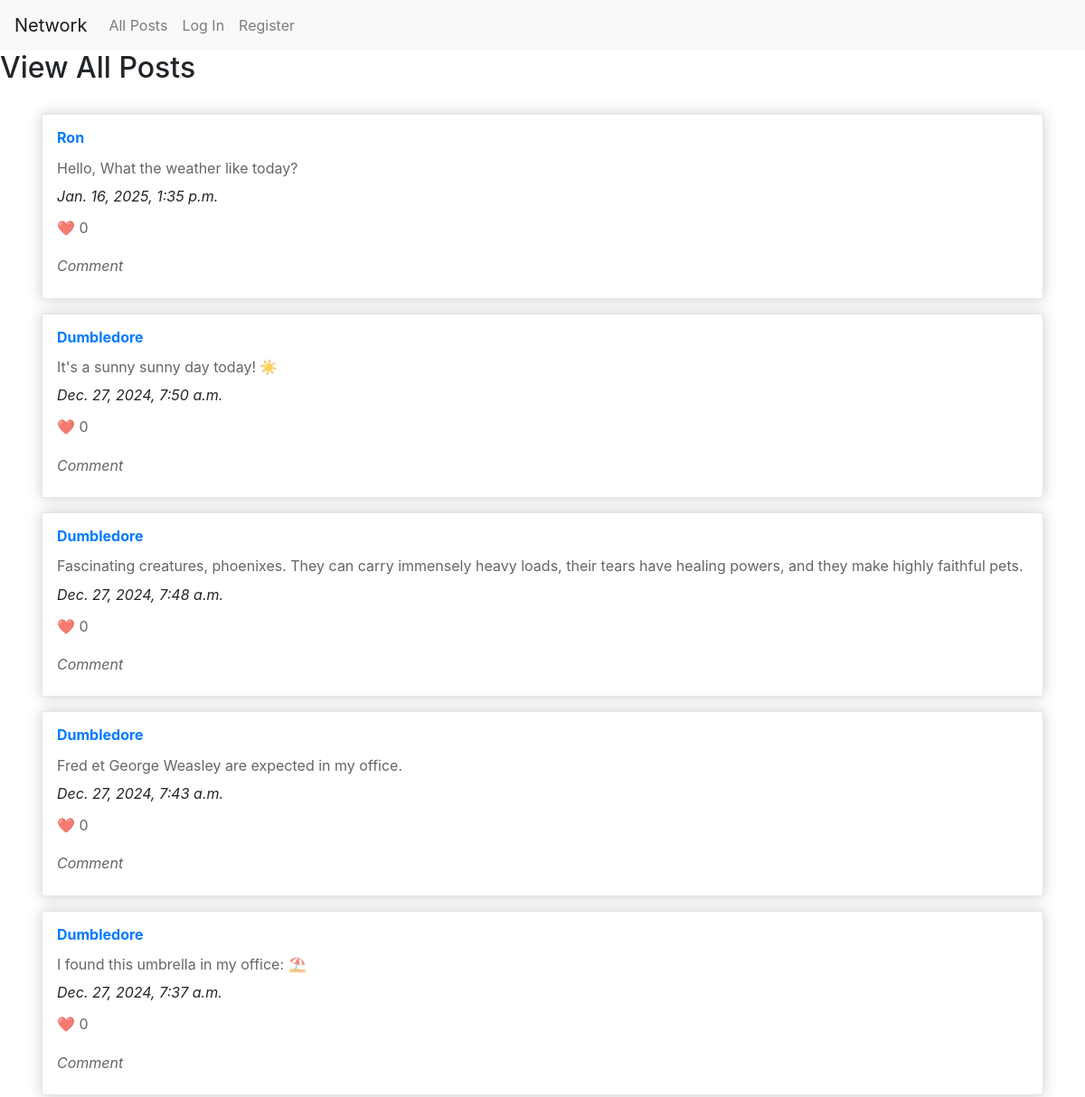
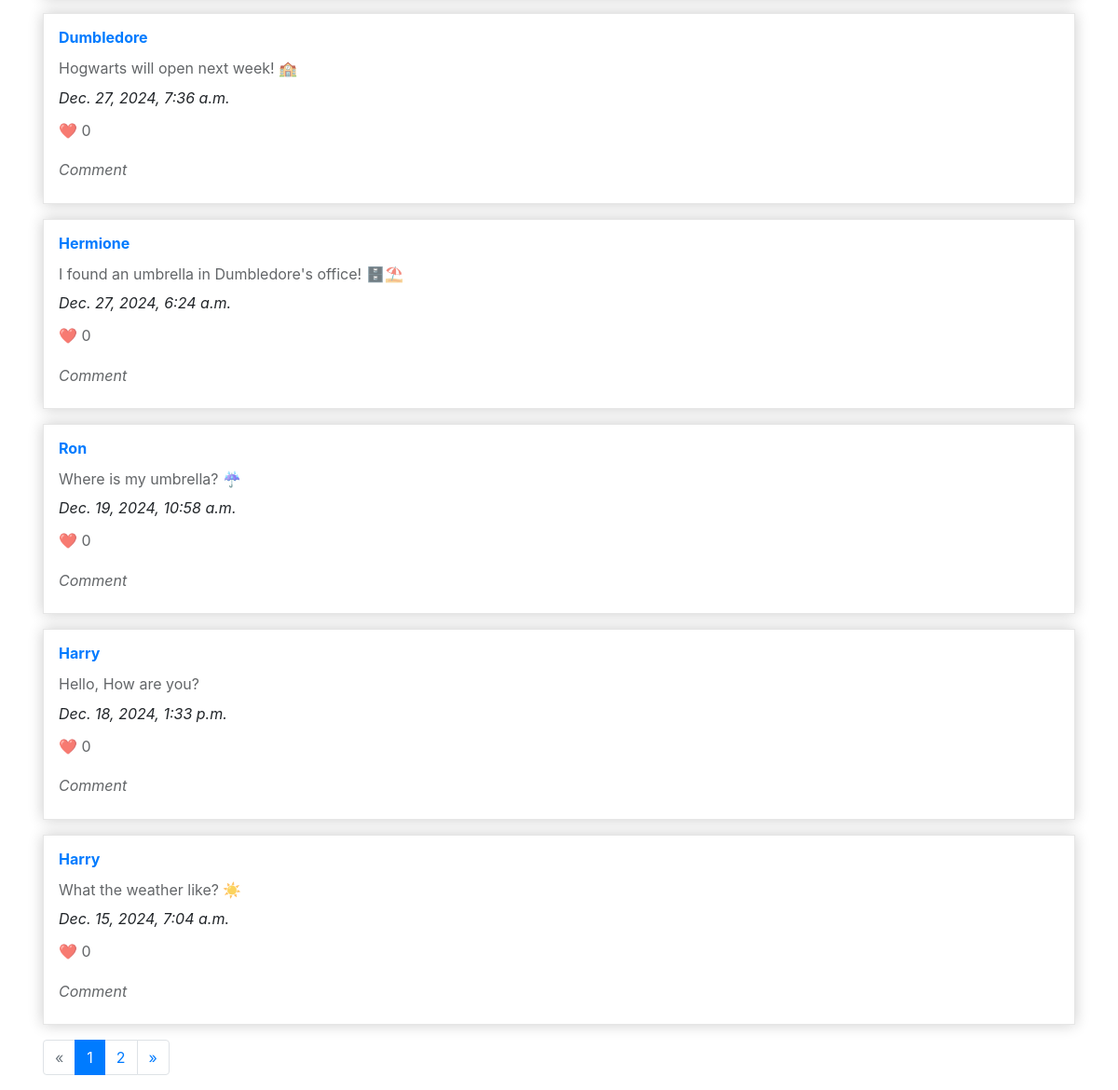
The page / on the database its author committed (2 pictures, top to bottom).
### network/models.py (models this page shows)
class Post(models.Model):
    user = models.ForeignKey("User", on_delete=models.CASCADE, related_name="posts")
    content = models.TextField()
    date = models.DateTimeField(auto_now_add=True)
    likes = models.ManyToManyField("User", related_name="liked_posts", blank=True)

class User(AbstractUser):
    pass

### network/views.py (the view)
# urls.py: path("", views.index, name="index"),
def index(request):
    posts = Post.objects.all().filter().order_by("-date")
    posts = Paginator(posts, 10)
    page_number = request.GET.get('page')
    posts = posts.get_page(page_number)
    current_user = request.user
    return render(request, "network/index.html", {
        "posts": posts,
        "current_user": current_user
    })

### network/templates/network/index.html (shortened to what this page needs)
{% extends "network/layout.html" %}
{% load static %}
{% block body %}
  <h2>View All Posts</h2>
  <div class="container">
      {% for post in posts %}
        <div class="card-post">
          <h3><a href="{% url 'profile' post.user %}">{{post.user}}</a></h3>
          <p>
            {{ post.content }}
          </p>
          <i>{{post.date}}</i>
          <p>❤️ 0</p>
          <p><i>Comment</i></p>
        </div>
      {% endfor %}
      <nav aria-label="Page navigation example">
        <ul class="pagination">
          {% if posts.has_previous %}
            <li class="page-item">
              <a class="page-link" href="?page={{ posts.previous_page_number }}" aria-label="Previous">
                <span aria-hidden="true">&laquo;</span>
              </a>
            </li>
          {% else %}
            <li class="page-item disabled">
              <a class="page-link" href="#" aria-label="Previous">
                <span aria-hidden="true">&laquo;</span>
              </a>
            </li>
          {% endif %}
          {% for num in posts.paginator.page_range %}
            {% if posts.number == num %}
              <li class="page-item active"><a class="page-link" href="#">{{ num }}</a></li>
            {% elif num > posts.number|add:'-3' and num < posts.number|add:'3' %}
              <li class="page-item"><a class="page-link" href="?page={{ num }}">{{ num }}</a></li>
            {% endif %}
          {% endfor %}
          {% if posts.has_next %}
            <li class="page-item">
              <a class="page-link" href="?page={{ posts.next_page_number }}" aria-label="Next">
                <span aria-hidden="true">&raquo;</span>
              </a>
            </li>
          {% else %}
            <li class="page-item disabled">
              <a class="page-link" href="#" aria-label="Next">
                <span aria-hidden="true">&raquo;</span>
              </a>
            </li>
          {% endif %}
        </ul>
      </nav>
    </div>
  </div>
{% endblock %}

### network/static/network/styles.css (style rules this page uses)
.container { max-width: auto; margin-top: 32px; padding: 0 16px; }
.card-post { margin-bottom: 16px; padding: 1em; overflow: hidden; height: auto; background: white; border: solid 1px #e6e6e6; box-shadow: 0 0 15px rgba(0,0,0,0.2); display: flex; flex-direction: column; }
.card-post h3 { font-size: 16px; font-weight: bold; margin: 0; }
.card-post p { font-size: 16px; line-height: 1.4; opacity: .7; margin-bottom: 8px; margin-top: 12px; }

### rows shown on the page
Post: user "Ron", content "Hello, What the weather like today?", date "Jan. 16, 2025, 1:35 p.m."
Post: user "Dumbledore", content "It's a sunny sunny day today! ☀️", date "Dec. 27, 2024, 7:50 a.m."
Post: user "Dumbledore", content "Fascinating creatures, phoenixes. They can carry immensely heavy loads, their tears have healing powers, and they make highly faithful pets.", date "Dec. 27, 2024, 7:48 a.m."
Post: user "Dumbledore", content "Fred et George Weasley are expected in my office.", date "Dec. 27, 2024, 7:43 a.m."
Post: user "Dumbledore", content "I found this umbrella in my office: ⛱", date "Dec. 27, 2024, 7:37 a.m."
Post: user "Dumbledore", content "Hogwarts will open next week! 🏫", date "Dec. 27, 2024, 7:36 a.m."
Post: user "Hermione", content "I found an umbrella in Dumbledore's office! 🗄️⛱", date "Dec. 27, 2024, 6:24 a.m."
Post: user "Ron", content "Where is my umbrella? ☔", date "Dec. 19, 2024, 10:58 a.m."
Post: user "Harry", content "Hello, How are you?", date "Dec. 18, 2024, 1:33 p.m."
Post: user "Harry", content "What the weather like? ☀️", date "Dec. 15, 2024, 7:04 a.m."

### other values the page prints
{{ num }} "1"
{{ num }} "2"
